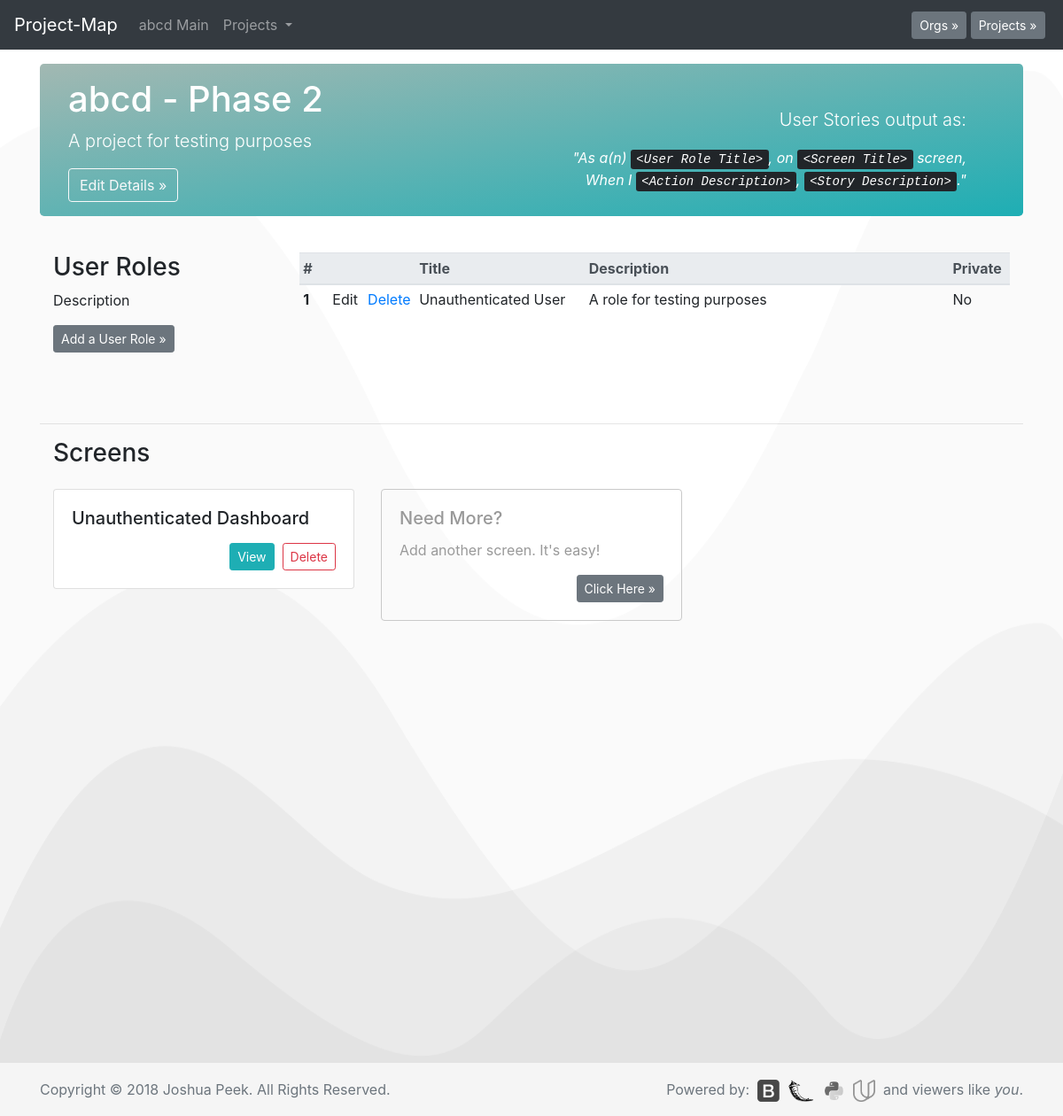
/o?1&p?2, run on an earlier commit of the app's database.
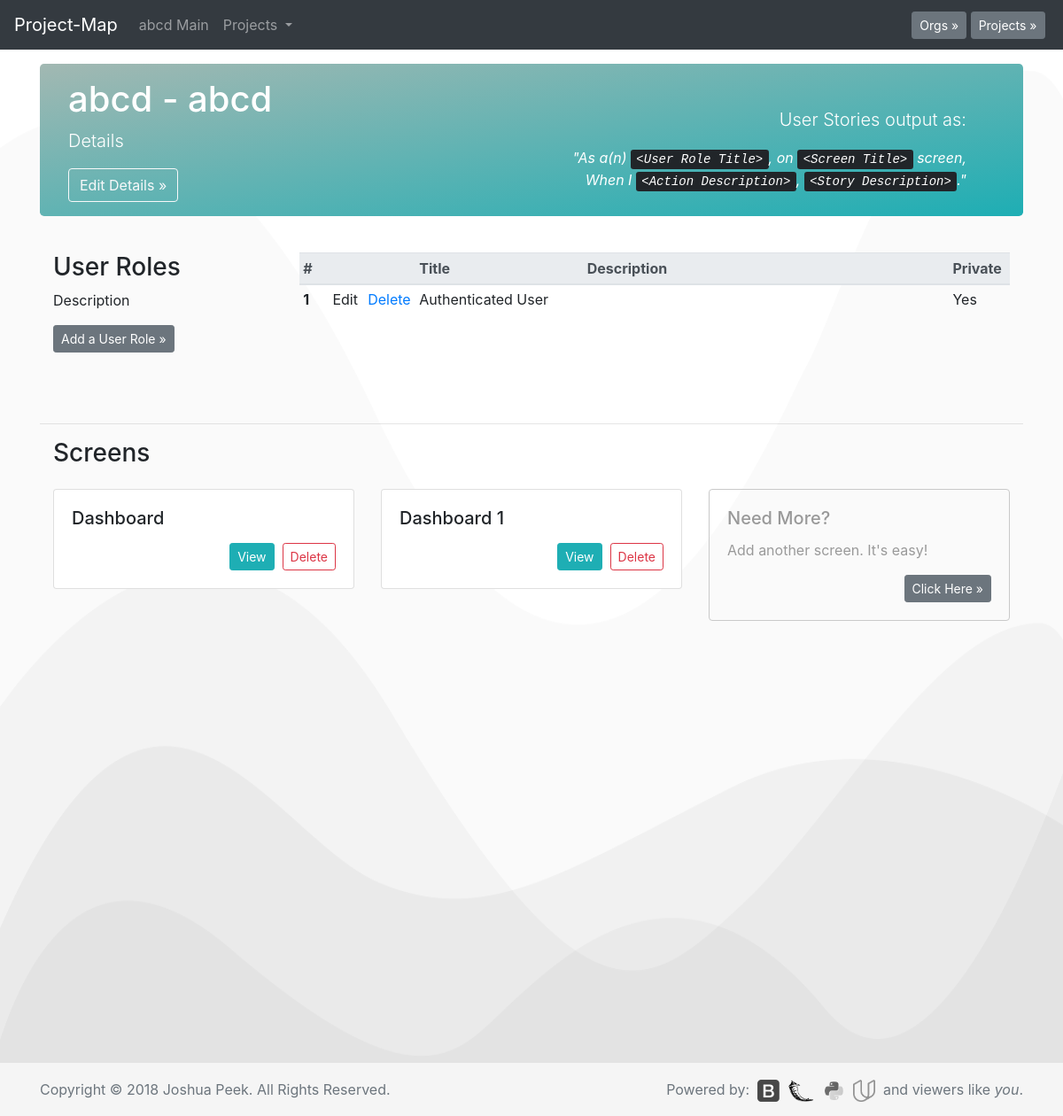
And on a later commit of the database.
### database_setup.py (models this page shows, shortened)
class Project(Base):
    __tablename__ = 'project'
    id = Column(Integer, primary_key=True)
    title = Column(String(250), nullable=False)
    description = Column(String(500))
    org_id = Column(Integer, ForeignKey('org.id'))
    org = relationship(Org)

class Role(Base):
    __tablename__ = 'role'
    id = Column(Integer, primary_key=True)
    title = Column(String(250), nullable=False)
    description = Column(String(500))
    authRequired = Column(String(5))
    project_id = Column(Integer, ForeignKey('project.id'))
    project = relationship(Project)

class Screen(Base):
    __tablename__ = 'screen'
    id = Column(Integer, primary_key=True)
    title = Column(String(250), nullable=False)
    description = Column(String(500))
    project_id = Column(Integer, ForeignKey('project.id'))
    project = relationship(Project)

### app.py (the view)
@app.route('/o?<int:org_id>&p?<int:project_id>')
def projectPage(org_id, project_id):
    allorgs = session.query(Org).all()
    allprojects = session.query(Project).all()
    org = session.query(Org).filter_by(id=org_id).one()
    project = session.query(Project).filter_by(id=project_id).one()
    projects = session.query(Project).filter_by(org_id=org.id).all()
    roles = session.query(Role).filter_by(project_id=project.id).all()
    screens = session.query(Screen).filter_by(project_id=project.id).all()
    fgs = session.query(Functgroup).filter_by(project_id=project.id).all()
    functions = session.query(Function).filter_by(project_id=project.id).all()
    return render_template('project.html', org=org,
                           project=project, roles=roles,
                           screens=screens, fgs=fgs,
                           functions=functions, projects=projects,
                           allorgs=allorgs, allprojects=allprojects)

### templates/project.html (shortened to what this page needs)
<!doctype html>
<html lang="en">
  {% include "header.html" %}
  <body>
    {% include "menu.html" %}
    <main role="main" class="container">
      <div class="jumbotron" style="padding:1rem 2rem;">
        <div style="float:right;text-align:right;padding:2rem;">
          <p class=lead>User Stories output as:</p>
          <i>"As a(n) <kbd>&lt;User Role Title&gt;</kbd>, on <kbd>&lt;Screen Title&gt;</kbd> screen,<br>
          When I <kbd>&lt;Action Description&gt;</kbd>, <kbd>&lt;Story Description&gt;</kbd>."</i>
        </div>
        <h1>{{org.title}} - {{project.title}}</h1>
        <p class="lead">{{project.description}}</p>
        <button type="button" class="btn btn-md btn btn-outline-light" data-toggle="modal" data-target="#edit-project-details">Edit Details &raquo;</button>
      </div>
<div class="container">
  <div class="row">
    <div class="col-md-8 mb-2 mx-auto">
    </div>
  </div>
</div>
      <div class="container">
        <div class="row">
          <div class="col-md-3">
            <h3>User Roles</h3>
              <p>Description</p>
              <p><button type="button" class="btn btn-secondary btn-sm" data-toggle="modal" data-target="#add-role">Add a User Role &raquo;</button></p>
                <br>
              <br>
          </div>
          <div class="col-md-9">
            <table class="table table-responsive table-sm table-hover" width="100%">
              <thead class="thead-light">
                <tr>
                  <th scope="col" width="35px">#</th>
                  <th scope="col" width="40px"></th>
                  <th scope="col" width="40px"></th>
                  <th scope="col" width="200px">Title</th>
                  <th scope="col" width="457px">Description</th>
                  <th scope="col" width="70px">Private</th>
                </tr>
              </thead>
              <tbody>
                {% for i in roles %}
                <tr>
                  <th scope="row">{{loop.index}}</th>
                  <td>Edit</td>
                  <td><a href="{{url_for('delRole', role_id = i.id)}}">Delete</a></td>
                  <td>{{i.title}}</td>
                  <td>{{i.description}}</td>
                  <td>{{i.authRequired}}</td>
                </tr>
                {% endfor %}
              </tbody>
            </table>
          </div>
        </div>
      </div>
      <hr>
      <div class="container">
        <div class="row">
          <div class="col-md-12 mb-3">
            <h3>Screens</h3>
          </div>
        </div>
        <div class="row">
          {% for i in screens %}
          <div class="col-md-4" style="margin-bottom:2rem;">
            <div class="card">
              <div class="card-body">
                <h5 class="card-title">{{i.title}}</h5>
                <span style="float:right;"><a href="#" class="btn btn-sm btn-primary">View</a>&nbsp;
                <a href="{{url_for('delScreen', screen_id = i.id)}}" class="btn btn-sm btn-outline-danger">Delete</a></span>
              </div>
            </div>
          </div>
          {% endfor %}
          <div class="col-md-4" style="margin-bottom:2rem;">
            <div class="card" style="background-clip: text;color: #999;border: 1px solid #C9C9C9;">
              <div class="card-body">
                <h5 class="card-title">Need More?</h5>
                <p class="card-text">Add another screen. It's easy!</p>
                <p><button type="button" class="btn btn-secondary btn-sm" data-toggle="modal" data-target="#add-screen" style="float:right;">Click Here &raquo;</button></p>
              </div>
            </div>
          </div>
        </div>
      </div>
    </main>
  {% include "footer.html" %}
  </body>
</html>

What changed in the data, as far as the page shows it:
changed Project: title "Phase 2" → "abcd"; description "A project for testing purposes" → "Details"
changed Role: title "Unauthenticated User" → "Authenticated User"; authRequired "No" → "Yes"; description "A role for testing purposes" → (not shown)
changed Screen: title "Unauthenticated Dashboard" → "Dashboard"
added Screen: title "Dashboard 1"
